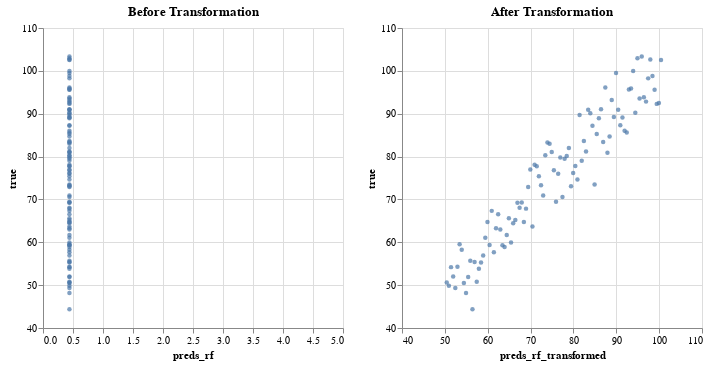

The notebook cell saved with this chart:
### Code cell
start_extrapolation = 100
stop_extrapolation = 200
num_extrapolation = stop_extrapolation - start_extrapolation + 1

rng = np.random.default_rng(seed=0)
x_extrapolation = np.linspace(
    start_extrapolation, stop_extrapolation, num_extrapolation
)
y_extrapolation = a * x_extrapolation + b + rng.normal(mean, std, num)

feature_engineering_extrapolation = TransformX(0.5, x_extrapolation, y_extrapolation)
X_test_extrapolation, y_test_extrapolation = (
    feature_engineering_extrapolation.transform_data()
)

y_preds_extrapolation = rf_extrapolation.predict(X_test_extrapolation.reshape(-1, 1))

transform_preds_extrapolation = TransformX(0.5, x_extrapolation, y_preds_extrapolation)
y_preds_extrapolation_transformed = transform_preds_extrapolation.post_predict()

y_preds_extrapolation_transformed

source = pd.concat(
    (
        pd.Series(y_preds_extrapolation, name="preds_rf"),
        pd.Series(y_preds_extrapolation_transformed, name="preds_rf_transformed"),
        pd.Series(y_extrapolation, name="true"),
    ),
    axis=1,
)

base_extrapolation = (
    alt.Chart(source)
    .mark_point(size=20, filled=True)
    .encode(
        alt.Y("true:Q").scale(domain=[40, 110]),
    )
)

point_before_transformation = base_extrapolation.encode(
    alt.X("preds_rf:Q").scale(domain=[0, 5]),
).properties(title="Before Transformation")
point_after_transformation = base_extrapolation.encode(
    alt.X("preds_rf_transformed:Q").scale(domain=[40, 110]),
).properties(title="After Transformation")

display_static_altair_images(point_before_transformation | point_after_transformation)

### Figure 1 — Vega-Lite specification as saved in the notebook (floating-point values rounded to 4 significant figures)
{"config": {"view": {"continuousWidth": 300, "continuousHeight": 300}}, "hconcat": [{"mark": {"type": "point", "filled": true, "size": 20}, "encoding": {"x": {"field": "preds_rf", "scale": {"domain": [0, 5]}, "type": "quantitative"}, "y": {"field": "true", "scale": {"domain": [40, 110]}, "type": "quantitative"}}, "title": "Before Transformation"}, {"mark": {"type": "point", "filled": true, "size": 20}, "encoding": {"x": {"field": "preds_rf_transformed", "scale": {"domain": [40, 110]}, "type": "quantitative"}, "y": {"field": "true", "scale": {"domain": [40, 110]}, "type": "quantitative"}}, "title": "After Transformation"}], "data": {"name": "data-36dc249d2a3b32e4465cfcadf88acd54"}, "$schema": "https://vega.github.io/schema/vega-lite/v5.17.0.json", "datasets": {"data-36dc249d2a3b32e4465cfcadf88acd54": [{"preds_rf": 0.4406, "preds_rf_transformed": 50.44, "true": 50.63}, {"preds_rf": 0.4406, "preds_rf_transformed": 50.94, "true": 49.84}, {"preds_rf": 0.4406, "preds_rf_transformed": 51.44, "true": 54.2}, {"preds_rf": 0.4406, "preds_rf_transformed": 51.94, "true": 52.02}, {"preds_rf": 0.4406, "preds_rf_transformed": 52.44, "true": 49.32}, {"preds_rf": 0.4406, "preds_rf_transformed": 52.94, "true": 54.31}, {"preds_rf": 0.4406, "preds_rf_transformed": 53.44, "true": 59.52}, {"preds_rf": 0.4406, "preds_rf_transformed": 53.94, "true": 58.24}, {"preds_rf": 0.4406, "preds_rf_transformed": 54.44, "true": 50.48}, {"preds_rf": 0.4406, "preds_rf_transformed": 54.94, "true": 48.17}, {"preds_rf": 0.4406, "preds_rf_transformed": 55.44, "true": 51.88}, {"preds_rf": 0.4406, "preds_rf_transformed": 55.94, "true": 55.71}, {"preds_rf": 0.4406, "preds_rf_transformed": 56.44, "true": 44.37}, {"preds_rf": 0.4406, "preds_rf_transformed": 56.94, "true": 55.41}, {"preds_rf": 0.4406, "preds_rf_transformed": 57.44, "true": 50.77}, {"preds_rf": 0.4406, "preds_rf_transformed": 57.94, "true": 53.84}, {"preds_rf": 0.4406, "preds_rf_transformed": 58.44, "true": 55.28}, {"preds_rf": 0.4406, "preds_rf_transformed": 58.94, "true": 56.92}, {"preds_rf": 0.4406, "preds_rf_transformed": 59.44, "true": 61.06}, {"preds_rf": 0.4406, "preds_rf_transformed": 59.94, "true": 64.71}, {"preds_rf": 0.4406, "preds_rf_transformed": 60.44, "true": 59.36}, {"preds_rf": 0.4406, "preds_rf_transformed": 60.94, "true": 67.33}, {"preds_rf": 0.4406, "preds_rf_transformed": 61.44, "true": 57.67}, {"preds_rf": 0.4406, "preds_rf_transformed": 61.94, "true": 63.26}, {"preds_rf": 0.4406, "preds_rf_transformed": 62.44, "true": 66.52}, {"preds_rf": 0.4406, "preds_rf_transformed": 62.94, "true": 62.97}, {"preds_rf": 0.4406, "preds_rf_transformed": 63.44, "true": 59.28}, {"preds_rf": 0.4406, "preds_rf_transformed": 63.94, "true": 58.89}, {"preds_rf": 0.4406, "preds_rf_transformed": 64.44, "true": 61.71}, {"preds_rf": 0.4406, "preds_rf_transformed": 64.94, "true": 65.6}, {"preds_rf": 0.4406, "preds_rf_transformed": 65.44, "true": 59.95}, {"preds_rf": 0.4406, "preds_rf_transformed": 65.94, "true": 64.45}, {"preds_rf": 0.4406, "preds_rf_transformed": 66.44, "true": 65.2}, {"preds_rf": 0.4406, "preds_rf_transformed": 66.94, "true": 69.2}, {"preds_rf": 0.4406, "preds_rf_transformed": 67.44, "true": 68.07}, {"preds_rf": 0.4406, "preds_rf_transformed": 67.94, "true": 69.28}, {"preds_rf": 0.4406, "preds_rf_transformed": 68.44, "true": 64.73}, {"preds_rf": 0.4406, "preds_rf_transformed": 68.94, "true": 67.85}, {"preds_rf": 0.4406, "preds_rf_transformed": 69.44, "true": 72.92}, {"preds_rf": 0.4406, "preds_rf_transformed": 69.94, "true": 76.97}, {"preds_rf": 0.4406, "preds_rf_transformed": 70.44, "true": 63.7}, {"preds_rf": 0.4406, "preds_rf_transformed": 70.94, "true": 78.07}, {"preds_rf": 0.4406, "preds_rf_transformed": 71.44, "true": 77.73}, {"preds_rf": 0.4406, "preds_rf_transformed": 71.94, "true": 75.41}, {"preds_rf": 0.4406, "preds_rf_transformed": 72.44, "true": 73.32}, {"preds_rf": 0.4406, "preds_rf_transformed": 72.94, "true": 70.93}, {"preds_rf": 0.4406, "preds_rf_transformed": 73.44, "true": 80.29}, {"preds_rf": 0.4406, "preds_rf_transformed": 73.94, "true": 83.3}, {"preds_rf": 0.4406, "preds_rf_transformed": 74.44, "true": 83.01}, {"preds_rf": 0.4406, "preds_rf_transformed": 74.94, "true": 81.08}, {"preds_rf": 0.4406, "preds_rf_transformed": 75.44, "true": 76.79}, {"preds_rf": 0.4406, "preds_rf_transformed": 75.94, "true": 69.46}, {"preds_rf": 0.4406, "preds_rf_transformed": 76.44, "true": 75.98}, {"preds_rf": 0.4406, "preds_rf_transformed": 76.94, "true": 79.78}, {"preds_rf": 0.4406, "preds_rf_transformed": 77.44, "true": 70.56}, {"preds_rf": 0.4406, "preds_rf_transformed": 77.94, "true": 79.48}, {"preds_rf": 0.4406, "preds_rf_transformed": 78.44, "true": 80.15}, {"preds_rf": 0.4406, "preds_rf_transformed": 78.94, "true": 81.98}, {"preds_rf": 0.4406, "preds_rf_transformed": 79.44, "true": 73.08}, {"preds_rf": 0.4406, "preds_rf_transformed": 79.94, "true": 76.19}, {"preds_rf": 0.4406, "preds_rf_transformed": 80.44, "true": 77.82}, {"preds_rf": 0.4406, "preds_rf_transformed": 80.94, "true": 74.65}, {"preds_rf": 0.4406, "preds_rf_transformed": 81.44, "true": 89.7}, {"preds_rf": 0.4406, "preds_rf_transformed": 81.94, "true": 79.02}, {"preds_rf": 0.4406, "preds_rf_transformed": 82.44, "true": 83.64}, {"preds_rf": 0.4406, "preds_rf_transformed": 82.94, "true": 81.21}, {"preds_rf": 0.4406, "preds_rf_transformed": 83.44, "true": 90.92}, {"preds_rf": 0.4406, "preds_rf_transformed": 83.94, "true": 90.1}, {"preds_rf": 0.4406, "preds_rf_transformed": 84.44, "true": 87.17}, {"preds_rf": 0.4406, "preds_rf_transformed": 84.94, "true": 73.48}, {"preds_rf": 0.4406, "preds_rf_transformed": 85.44, "true": 85.26}, {"preds_rf": 0.4406, "preds_rf_transformed": 85.94, "true": 88.92}, {"preds_rf": 0.4406, "preds_rf_transformed": 86.44, "true": 91.02}, {"preds_rf": 0.4406, "preds_rf_transformed": 86.94, "true": 83.41}, {"preds_rf": 0.4406, "preds_rf_transformed": 87.44, "true": 96.11}, {"preds_rf": 0.4406, "preds_rf_transformed": 87.94, "true": 80.9}, {"preds_rf": 0.4406, "preds_rf_transformed": 88.44, "true": 84.69}, {"preds_rf": 0.4406, "preds_rf_transformed": 88.94, "true": 93.18}, {"preds_rf": 0.4406, "preds_rf_transformed": 89.44, "true": 89.25}, {"preds_rf": 0.4406, "preds_rf_transformed": 89.94, "true": 99.51}, {"preds_rf": 0.4406, "preds_rf_transformed": 90.44, "true": 90.94}, {"preds_rf": 0.4406, "preds_rf_transformed": 90.94, "true": 87.33}, {"preds_rf": 0.4406, "preds_rf_transformed": 91.44, "true": 89.11}, {"preds_rf": 0.4406, "preds_rf_transformed": 91.94, "true": 86.04}, {"preds_rf": 0.4406, "preds_rf_transformed": 92.44, "true": 85.61}, {"preds_rf": 0.4406, "preds_rf_transformed": 92.94, "true": 95.65}, {"preds_rf": 0.4406, "preds_rf_transformed": 93.44, "true": 95.91}, {"preds_rf": 0.4406, "preds_rf_transformed": 93.94, "true": 99.97}, {"preds_rf": 0.4406, "preds_rf_transformed": 94.44, "true": 90.23}, {"preds_rf": 0.4406, "preds_rf_transformed": 94.94, "true": 102.9}, {"preds_rf": 0.4406, "preds_rf_transformed": 95.44, "true": 93.56}, {"preds_rf": 0.4406, "preds_rf_transformed": 95.94, "true": 103.4}, {"preds_rf": 0.4406, "preds_rf_transformed": 96.44, "true": 93.84}, {"preds_rf": 0.4406, "preds_rf_transformed": 96.94, "true": 92.82}, {"preds_rf": 0.4406, "preds_rf_transformed": 97.44, "true": 98.25}, {"preds_rf": 0.4406, "preds_rf_transformed": 97.94, "true": 102.7}, {"preds_rf": 0.4406, "preds_rf_transformed": 98.44, "true": 98.81}, {"preds_rf": 0.4406, "preds_rf_transformed": 98.94, "true": 95.57}, {"preds_rf": 0.4406, "preds_rf_transformed": 99.44, "true": 92.29}, {"preds_rf": 0.4406, "preds_rf_transformed": 99.94, "true": 92.49}, {"preds_rf": 0.4406, "preds_rf_transformed": 100.4, "true": 102.5}]}}
